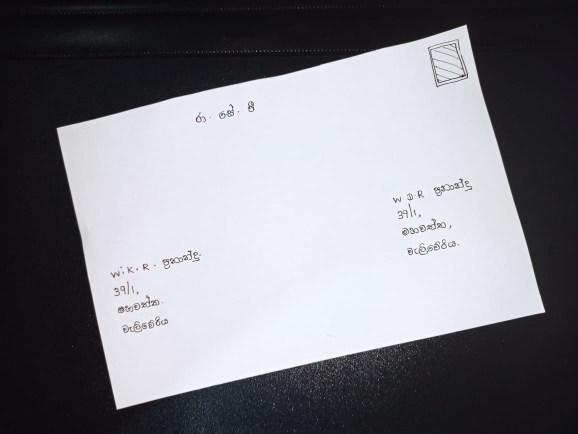
#> input picture images/ad_d2.jpg, 1156 x 868 px (shown at 1/2 size)
$ python my_part1.3.py
#> lines starting #> are read from the running program, lines starting #| are printed output that depends on the picture; after the words box and inside, x2 and y2 are one past the last pixel; in counts of white or black regions, pixels touching at a corner belong together
import sys
import math
import cv2 as cv
import numpy as np

def main(argv):
    default_file = 'sudoku.png'
    filename = argv[0] if len(argv) > 0 else default_file
    # Loads an image
    img = cv.imread('images/ad_d2.jpg')
#> img is the input picture: shape (868, 1156, 3); mean B, G, R 133.5, 126.8, 126.7
    resized_img = cv.resize(img, (500, 500))
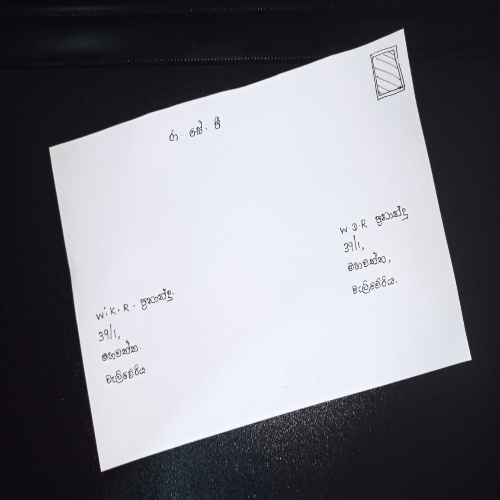
#> resized_img: shape (500, 500, 3); mean B, G, R 133.5, 126.8, 126.7
    img_original = resized_img.copy()

    #resized_img = cv.imread('images/ad_d2.jpg')
    src = cv.cvtColor(resized_img, cv.COLOR_BGR2GRAY)
    # Check if image is loaded fine
    if src is None:
        print('Error opening image!')
        print('Usage: hough_lines.py [image_name -- default ' + default_file + '] \n')
        return -1

    dst = cv.Canny(src, 50, 200, None, 3)
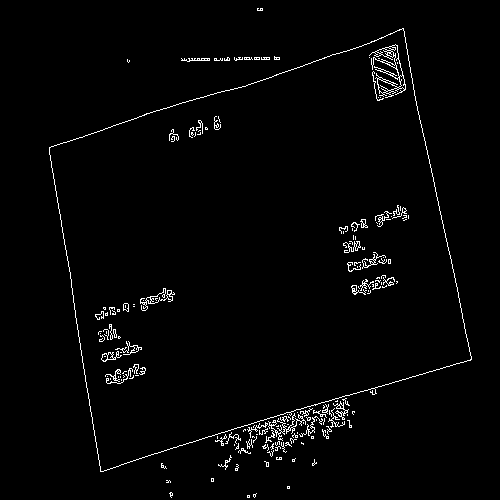
#> dst: shape (500, 500); 2% white in thin lines or dots, all inside (x1, y1, x2, y2) = (49, 8, 472, 498)

    # Copy edges to the images that will display the results in BGR
    cdst = cv.cvtColor(dst, cv.COLOR_GRAY2BGR)
    cdstP = np.copy(cdst)

    lines = cv.HoughLines(dst, 1, np.pi / 180, 150, None, 0, 0)
#> lines = [[-25, 2.98], [-386, 2.93]]

    if lines is not None:
        for i in range(0, len(lines)):
            rho = lines[i][0][0]
            theta = lines[i][0][1]
            a = math.cos(theta)
            b = math.sin(theta)
            x0 = a * rho
            y0 = b * rho
            pt1 = (int(x0 + 1000 * (-b)), int(y0 + 1000 * (a)))
            pt2 = (int(x0 - 1000 * (-b)), int(y0 - 1000 * (a)))
            cv.line(cdst, pt1, pt2, (0, 0, 255), 3, cv.LINE_AA)
#> this loop made 2 passes
#> (rho, theta, a, b, x0, y0, pt1, pt2) on passes 1 to 2: (-25, 2.98, -0.988, 0.156, 24.69, -3.91, (-131, -991), (181, 983)), (-386, 2.93, -0.978, 0.208, 377.6, -80.25, (169, -1058), (585, 897))
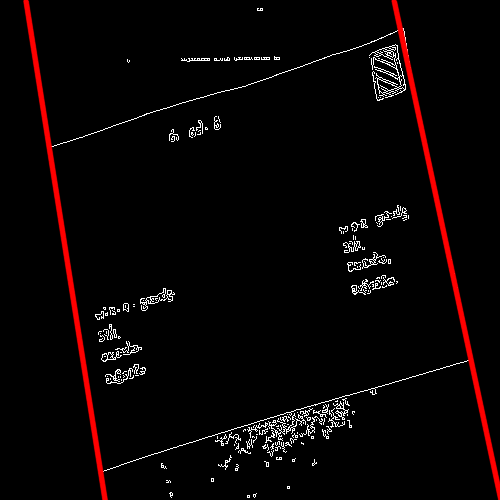
#> cdst: shape (500, 500, 3); mean B, G, R 4.5, 4.5, 10

    linesP = cv.HoughLinesP(dst, 1, np.pi / 180, 50, None, 50, 10)
#> linesP = 25 rows, first 6: [419, 115, 471, 359], [49, 147, 100, 471], [303, 65, 374, 41], [199, 439, 273, 417], [257, 421, 470, 360], [51, 146, 136, 118]

    if linesP is not None:
        for i in range(0, len(linesP)):
            l = linesP[i][0]
            cv.line(cdstP, (l[0], l[1]), (l[2], l[3]), (0, 0, 255), 3, cv.LINE_AA)
#> this loop made 25 passes
#> l on passes 1 to 12: [419, 115, 471, 359], [49, 147, 100, 471], [303, 65, 374, 41], [199, 439, 273, 417], [257, 421, 470, 360], [51, 146, 136, 118], [146, 113, 234, 88], [110, 468, 196, 440], [403, 28, 421, 127], [182, 59, 279, 59], [266, 437, 347, 403], [243, 431, 347, 401]
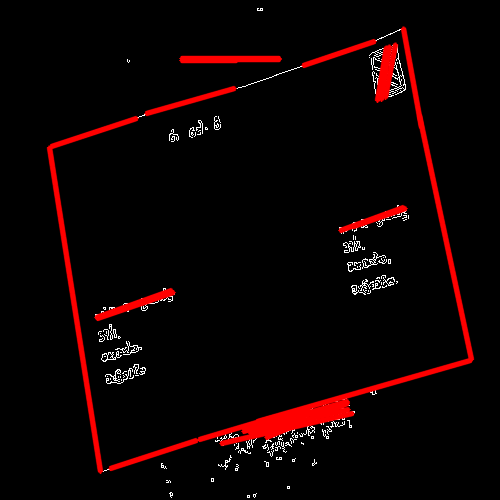
#> cdstP: shape (500, 500, 3); mean B, G, R 2.4, 2.4, 14.1

    cv.imshow("Source", src)
    cv.imshow("Detected Lines (in red) - Standard Hough Line Transform", cdst)
    cv.imshow("Detected Lines (in red) - Probabilistic Line Transform", cdstP)

    cv.waitKey()
    return 0


if __name__ == "__main__":
    main(sys.argv[1:])

$ run again, with images/ad_d5.jpg copied over images/ad_d2.jpg
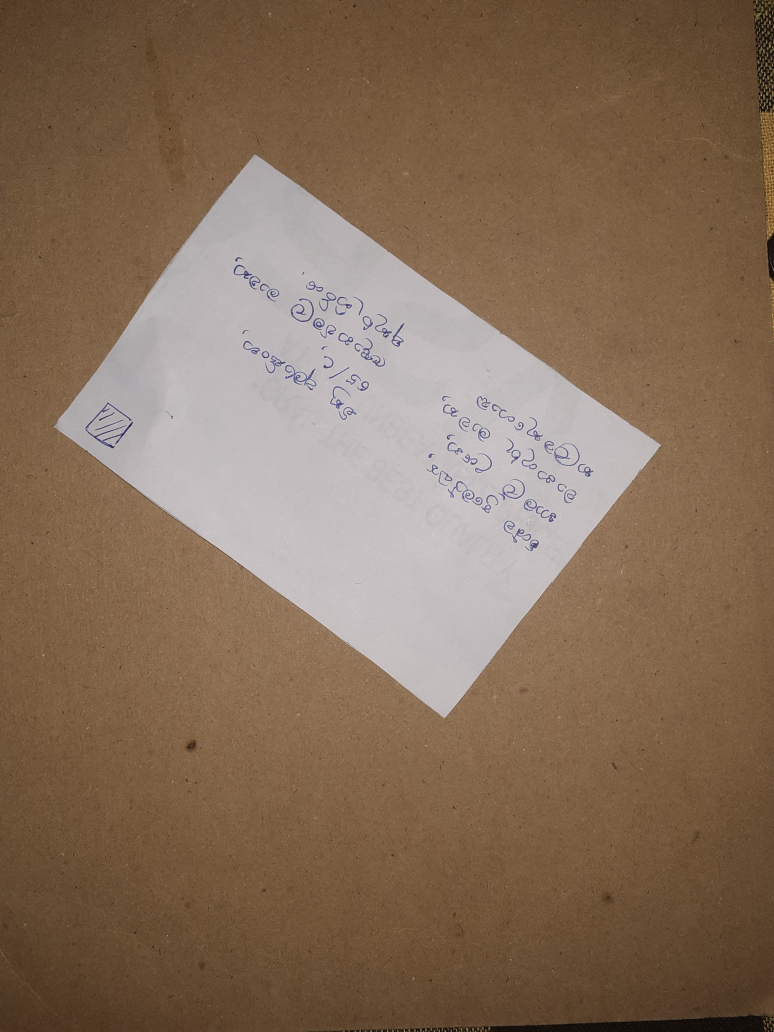
#> input picture images/ad_d5.jpg, 3096 x 4128 px (shown at 1/4 size)
#> in main, img is the input picture: shape (4128, 3096, 3); mean B, G, R 89.4, 110.1, 133.3
#> dst: shape (500, 500); 1.8% white in thin lines or dots
#> lines = [[164, 2.08], [-10, 2.06], [508, 1.54]]
#> the loop in main, `for i in range(0, len(lines)):` made 3 passes
#> (rho, theta, a, b, x0, y0, pt1, pt2) on passes 1 to 3: (164, 2.08, -0.485, 0.875, -79.51, 143.4, (-954, -341), (795, 628)), (-10, 2.06, -0.469, 0.883, 4.69, -8.83, (-878, -478), (887, 460)), (508, 1.54, 0.0349, 0.999, 17.73, 507.7, (-981, 542), (1017, 472))
#> after the loop in main, `for i in range(0, len(lines)):`:
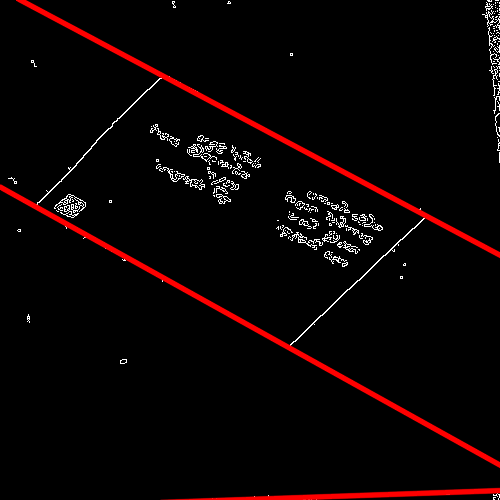
#> cdst: shape (500, 500, 3); mean B, G, R 3.5, 3.5, 11.1
#> linesP = 29 rows, first 6: [35, 207, 271, 338], [288, 347, 383, 255], [207, 98, 425, 214], [258, 499, 499, 491], [191, 146, 249, 175], [499, 113, 499, 2]
#> the loop in main, `for i in range(0, len(linesP)):` made 29 passes
#> after the loop in main, `for i in range(0, len(linesP)):`:
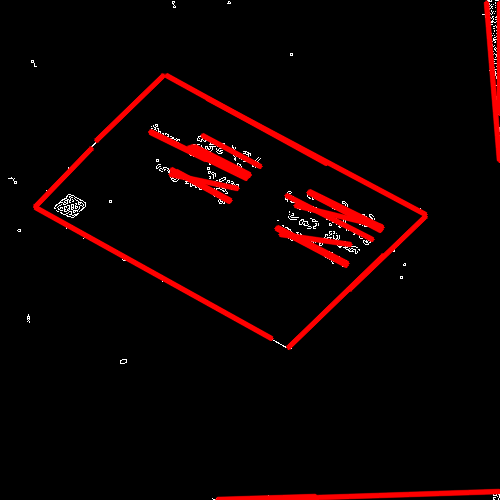
#> cdstP: shape (500, 500, 3); mean B, G, R 1.3, 1.3, 13.7
